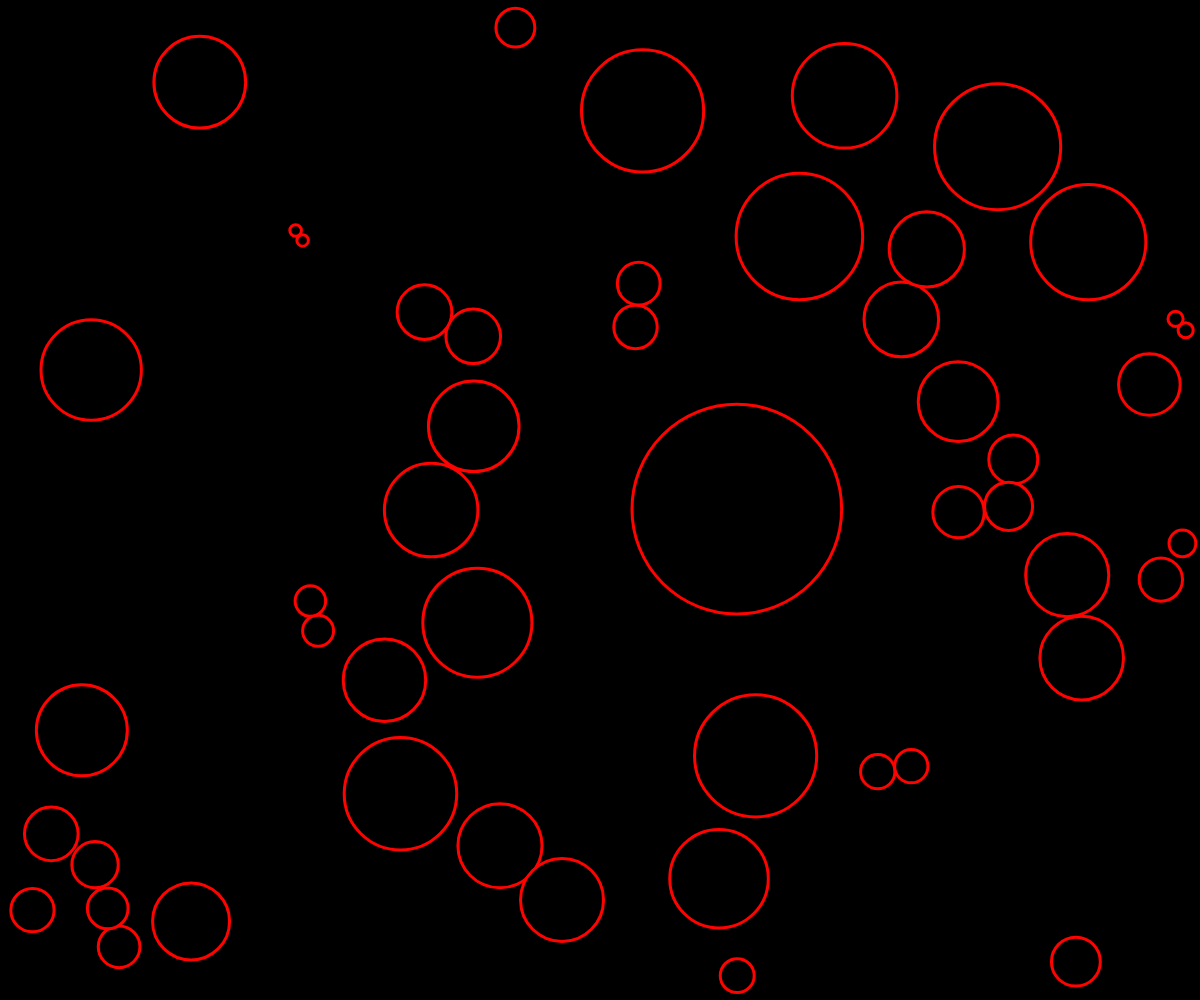
Frame 1 (no input)
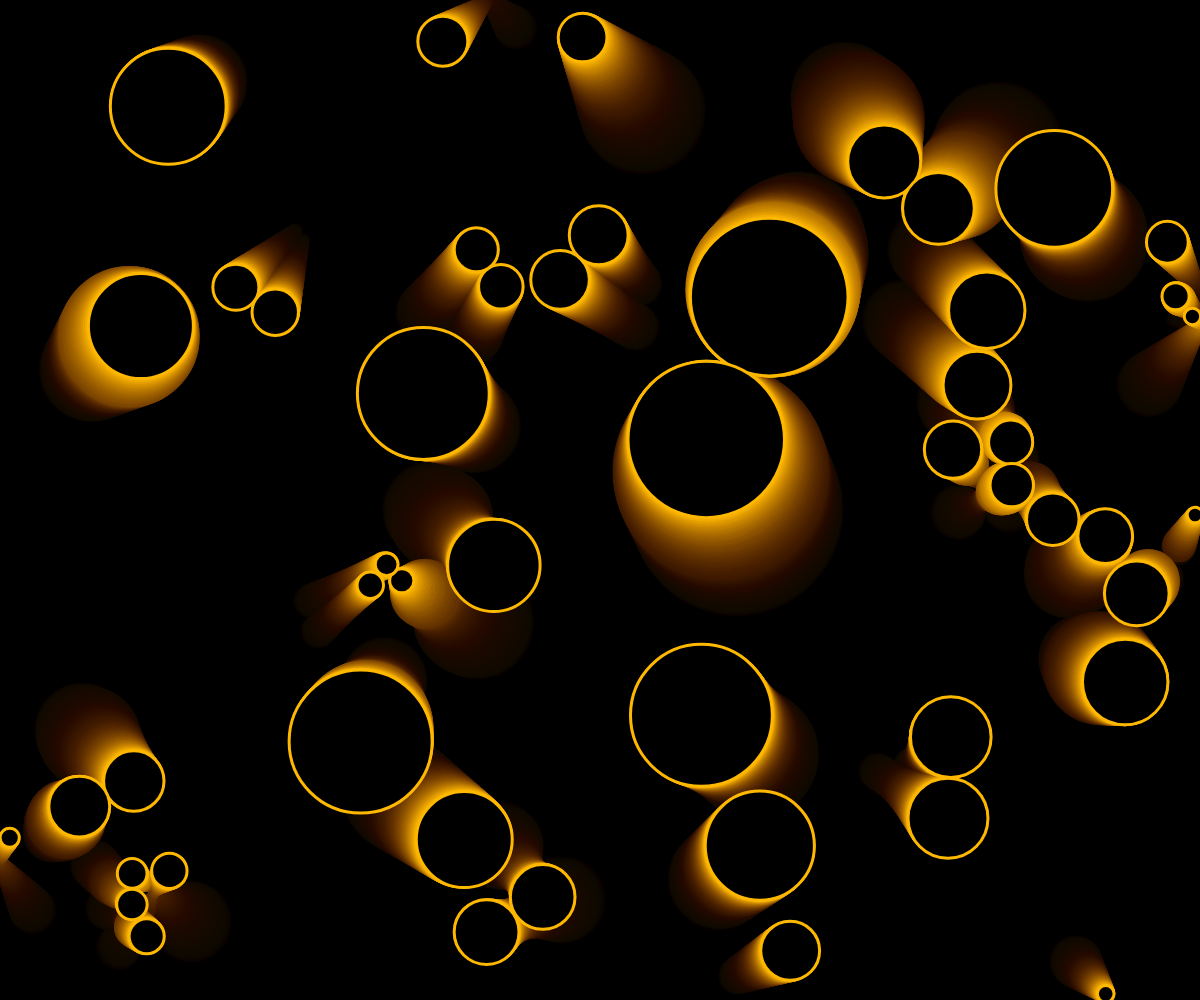
Frame 60 (no input)
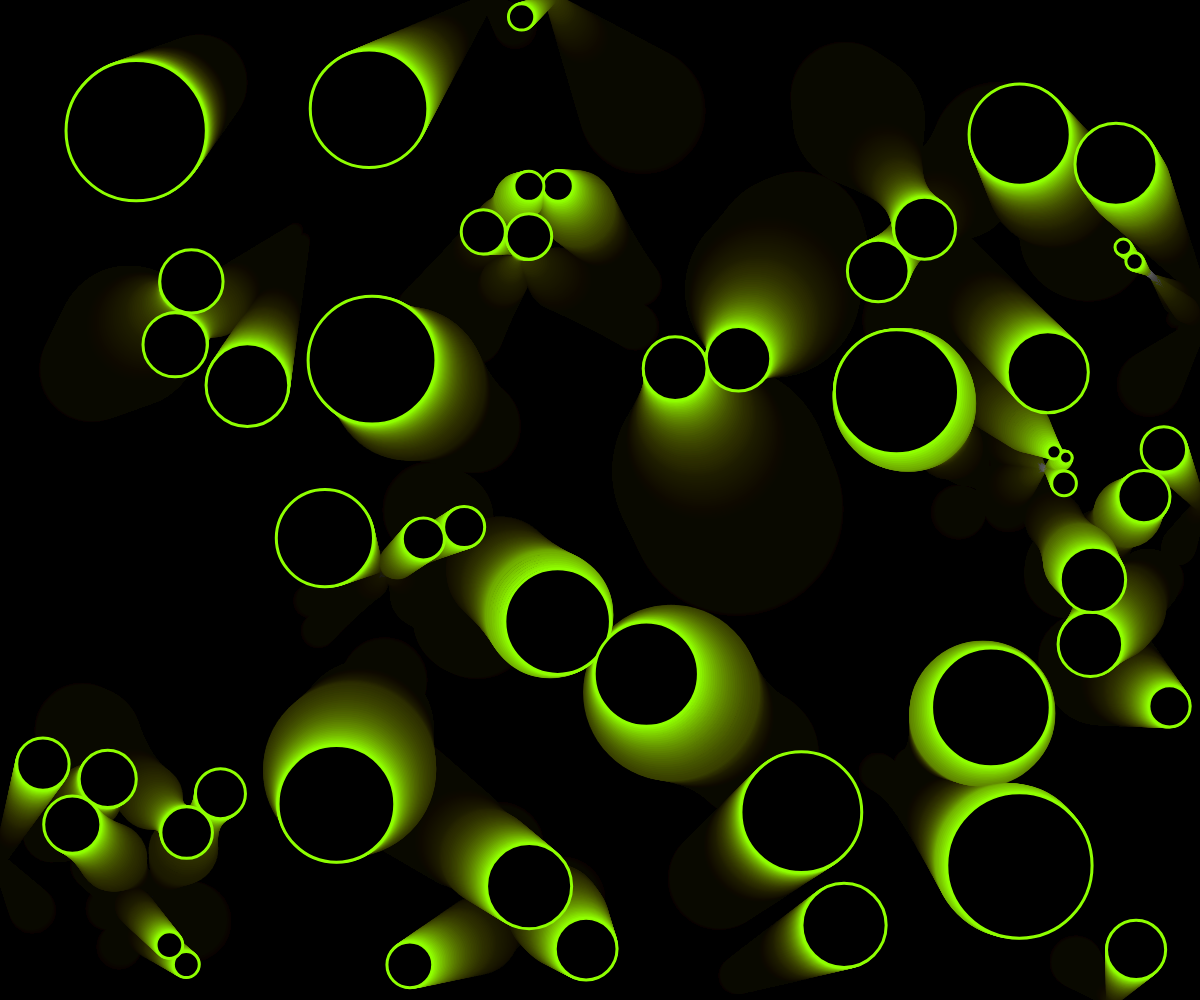
Frame 120 (the mouse pressed at the canvas centre since frame 60)

The p5.js sketch that drew these frames (run headless with seeded random() and noise() and a simulated clock; from frame 60 on, the mouse is pressed at the canvas centre):

// p5.js sketch
// ── sketch.js
const points = 50;
const speedModifier = 0.9;
const minSpeed = 0.4;
const bounceBorder = 10;
const pointArrayX = [];
const pointArrayY = [];
const pointSpeedX = [];
const pointSpeedY = [];
const pointColor = [];
let distances = [];
let listances = [];
let shortances = [];
let circleSizes = [];

function setup() {
  createCanvas(window.innerWidth, window.innerHeight);
  // noLoop();
  generatePoints(points);
  noSmooth();
  colorMode(HSB, 100);
  // frameRate(2);
  background(0);
}

function draw() {
  background(0, 5);
  for (let i = 0; i < points; i++) {
    for (let k = 0; k < points; k++) {
      if (i < k) {
        // generateLines(i, k);
      }
      if (i != k) {
        distances.push(dist(pointArrayX[i], pointArrayY[i], pointArrayX[k], pointArrayY[k]));
      }
      
      // Drawing of the White Dots
      // ===========================
      stroke('white');
      strokeWeight(5);
      point(pointArrayX[i], pointArrayY[i])
    }
    distances.push(dist(pointArrayX[i], pointArrayY[i], pointArrayX[i], -bounceBorder))
    distances.push(dist(pointArrayX[i], pointArrayY[i], pointArrayX[i], height+bounceBorder))
    distances.push(dist(pointArrayX[i], pointArrayY[i], -bounceBorder, pointArrayY[i]))
    distances.push(dist(pointArrayX[i], pointArrayY[i], width+bounceBorder, pointArrayY[i]))
    distances.sort(function(a, b){return a - b});
    shortances.push(distances[0]);
    
    listances.push(distances);
    distances = [];
    
    
    // RBG Cycle
    // ==============
    pointColor[i] = (pointColor[i]+0.2)%100;
    
    // linearBounces(i);    
    randomBounces(i);
    
    // Adding the Speed to the Point Coordinates
    // ============================================
    pointArrayX[i] = pointArrayX[i]+pointSpeedX[i];
    pointArrayY[i] = pointArrayY[i]+pointSpeedY[i];
    stroke(pointColor[i], 100, 100);
  }
  
  
  // for (let i = 0; i < points; i++) {
  //   strokeWeight(2);
  //   fill(0, 0, 0);
  //   let index = shortances.indexOf(Math.min.apply(null, shortances));
  //   circleSizes[index] = shortances[index];
  //   if (shortances[index] > Math.min.apply(null, circleSizes)) {
  //     circle(pointArrayX[index], pointArrayY[index], shortances[index]*2-circleSizes[index])
  //   } else {
  //     circle(pointArrayX[index], pointArrayY[index], shortances[index])
  //   }
  //   shortances[index] = 10000;
  // }
  // // console.log(shortances);
  // shortances = [];



  for (let i = 0; i < points; i++) {
    strokeWeight(3);
    stroke(pointColor[i], 100, 100);
    fill(0, 0, 0);
    let distanceMin = Math.min.apply(null, listances[i]);

    if (listances[i][listances[i].indexOf(distanceMin)] < distanceMin) {
      circle(pointArrayX[i], pointArrayY[i], distanceMin*2-listances[i].indexOf(distanceMin));
    } else {
      circle(pointArrayX[i], pointArrayY[i], distanceMin);
    }
  }
  listances = [];
}

function generateLines(i, k) {
  strokeWeight(0.5);
  // Line Gradient
  // ===============
  var grad = this.drawingContext.createLinearGradient(pointArrayX[i], pointArrayY[i], pointArrayX[k], pointArrayY[k]);
  grad.addColorStop(0, color(pointColor[i], 100, 100));
  grad.addColorStop(1, color(pointColor[k], 100, 100));
  this.drawingContext.strokeStyle = grad;

  line(pointArrayX[i], pointArrayY[i], pointArrayX[k], pointArrayY[k]);
}

function generatePoints(points) {
  for (let i = 0; i < points; i++) {
    var x = Math.random()*(width-2*bounceBorder)+bounceBorder;
    pointArrayX.push(x);
    var y = Math.random()*(height-2*bounceBorder)+bounceBorder;
    pointArrayY.push(y);

    // Starting Direction of the points
    // ====================================
    var c = Math.random();
    if (c < 0.25) {
      pointSpeedX.push(Math.random()*speedModifier+minSpeed);
      pointSpeedY.push(Math.random()*speedModifier+minSpeed);
    } else if (c < 0.5) {
      pointSpeedX.push(-(Math.random()*speedModifier+minSpeed));
      pointSpeedY.push(Math.random()*speedModifier+minSpeed);
    } else if (c < 0.75) {
      pointSpeedX.push(-(Math.random()*speedModifier+minSpeed));
      pointSpeedY.push(-(Math.random()*speedModifier+minSpeed));
    } else {
      pointSpeedX.push(Math.random()*speedModifier+minSpeed);
      pointSpeedY.push(-(Math.random()*speedModifier+minSpeed));
    }

    // Color Array
    // ===============
    pointColor.push((00/points)*i);
  }
}

function linearBounces(i) {
  if (pointArrayX[i] >= width-bounceBorder || pointArrayX[i] <= bounceBorder) {
    pointSpeedX[i] = -pointSpeedX[i];
  } else if (pointArrayY[i] >= height-bounceBorder || pointArrayY[i] <= bounceBorder) {
    pointSpeedY[i] = -pointSpeedY[i];
  } 
}

function randomBounces(i) {
  if (pointArrayX[i] >= width) {
    pointSpeedX[i] = -(Math.random()*speedModifier+minSpeed);
  } else if (pointArrayX[i] <= 0) {
    pointSpeedX[i] = Math.random()*speedModifier+minSpeed;
  } else if (pointArrayY[i] >= height) {
    pointSpeedY[i] = -(Math.random()*speedModifier+minSpeed);
  } else if (pointArrayY[i] <= 0) {
    pointSpeedY[i] = Math.random()*speedModifier+minSpeed;
  }
}
